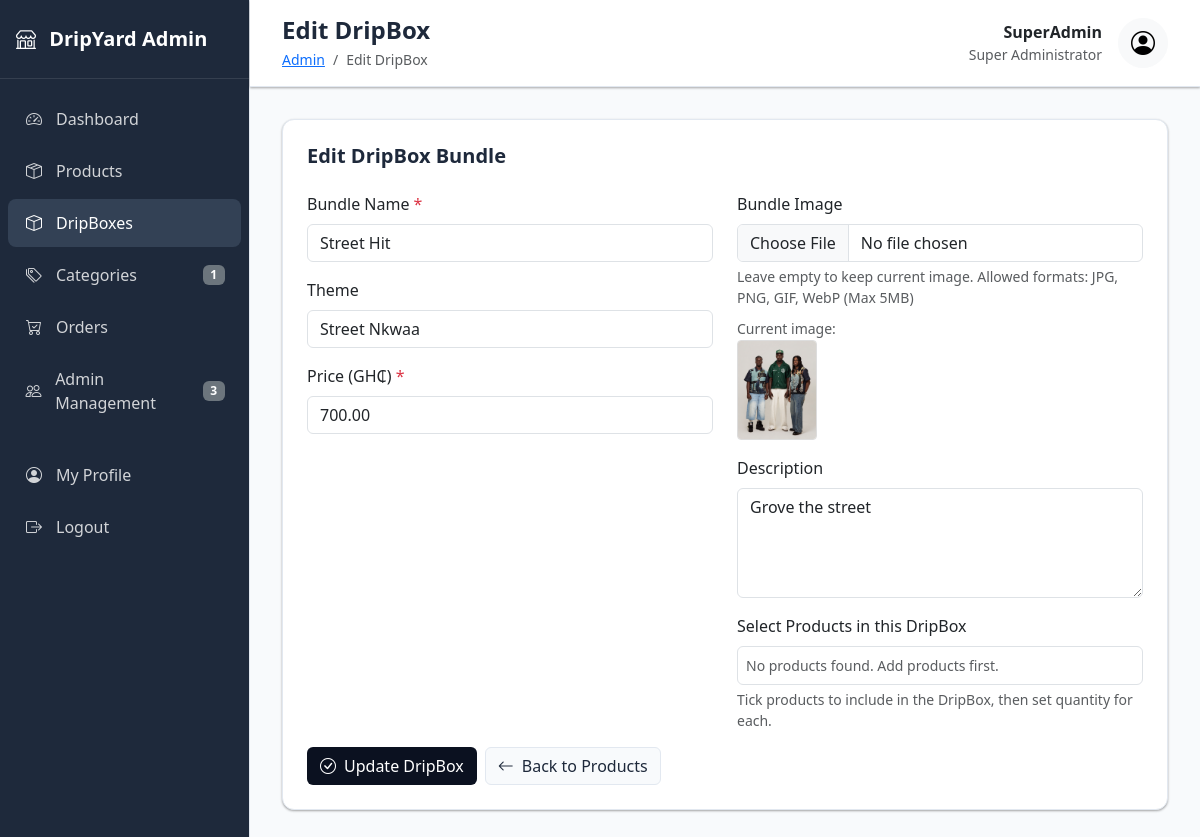
Page /admin/edit-dripbox.php?id=2 (signed in) on the committed database.
### tables this page shows
CREATE TABLE `users` (
  `id` int(10) UNSIGNED NOT NULL,
  `name` varchar(255) NOT NULL,
  `email` varchar(255) NOT NULL,
  `password` varchar(255) NOT NULL,
  `profile_image` varchar(255) DEFAULT NULL,
  `role` varchar(20) NOT NULL DEFAULT 'customer',
  `created_at` timestamp NOT NULL DEFAULT current_timestamp()
);

CREATE TABLE `sunnydripboxes` (
  `id` int(10) UNSIGNED NOT NULL,
  `name` varchar(255) NOT NULL,
  `theme` varchar(255) DEFAULT NULL,
  `description` text DEFAULT NULL,
  `price` decimal(10,2) NOT NULL,
  `image` varchar(255) DEFAULT NULL,
  `created_at` timestamp NOT NULL DEFAULT current_timestamp()
);

### backend/auth.php (called while the page is built, shortened)
<?php
function getCurrentUser(): ?array
{
    static $cachedUser = null;
    if ($cachedUser !== null) {
        return $cachedUser;
    }
    $pdo = getPDO();
    $stmt = $pdo->prepare('SELECT id, name, email, role, profile_image, created_at FROM users WHERE id = ? LIMIT 1');
    $stmt->execute([$_SESSION['user_id']]);
    $user = $stmt->fetch();
    $cachedUser = $user;
    return $cachedUser;
}
function requireAdmin() {
    $user = getCurrentUser();
}

### public/admin/edit-dripbox.php (the view, shortened to what this page needs)
<?php
$pageTitle = 'Edit DripBox';
$basePath = '../..';
require_once __DIR__ . '/../../backend/auth.php';
requireAdmin();
$pdo = getPDO();
$id = isset($_GET['id']) ? (int)$_GET['id'] : 0;
$stmt = $pdo->prepare('SELECT * FROM sunnydripboxes WHERE id = ? LIMIT 1');
$stmt->execute([$id]);
$box = $stmt->fetch();
$stmtProducts = $pdo->query('SELECT p.*, c.name AS category_name FROM products p JOIN categories c ON p.category_id = c.id ORDER BY p.created_at DESC');
$products = $stmtProducts->fetchAll();
include __DIR__ . '/../partials/admin_header.php';
?>
<div class="admin-card">
    <div class="card-body">
        <h5 class="card-title mb-4">Edit DripBox Bundle</h5>
        <form method="post" enctype="multipart/form-data">
            <div class="row">
                <div class="col-md-6">
                    <div class="mb-3">
                        <label class="form-label">Bundle Name <span class="text-danger">*</span></label>
                        <input type="text" name="box_name" class="form-control" value="<?php echo htmlspecialchars($box['name']); ?>" required>
                    </div>
                    <div class="mb-3">
                        <label class="form-label">Theme</label>
                        <input type="text" name="box_theme" class="form-control" value="<?php echo htmlspecialchars($box['theme']); ?>" placeholder="e.g., Casual Weekend">
                    </div>
                    <div class="mb-3">
                        <label class="form-label">Price (GH₵) <span class="text-danger">*</span></label>
                        <input type="number" name="box_price" class="form-control" min="0" step="0.01" value="<?php echo htmlspecialchars($box['price']); ?>" required>
                    </div>
                </div>
                <div class="col-md-6">
                    <div class="mb-3">
                        <label class="form-label">Bundle Image</label>
                        <input type="file" name="box_image" class="form-control" accept="image/*">
                        <div class="form-text">Leave empty to keep current image. Allowed formats: JPG, PNG, GIF, WebP (Max 5MB)</div>
                        <?php if ($box['image']): ?>
                            <div class="mt-2">
                                <small class="text-muted">Current image:</small><br>
                                <img src="<?php echo $basePath; ?>/assets/images/dripboxes/<?php echo htmlspecialchars($box['image']); ?>"
                                     alt="Current DripBox image" style="max-width: 100px; max-height: 100px; border: 1px solid #ddd; border-radius: 4px;">
                            </div>
                        <?php endif; ?>
                    </div>
                    <div class="mb-3">
                        <label class="form-label">Description</label>
                        <textarea name="box_description" rows="4" class="form-control" placeholder="Describe what's included in this bundle..."><?php echo htmlspecialchars($box['description']); ?></textarea>
                    </div>
                    <div class="mb-3">
                        <label class="form-label">Select Products in this DripBox</label>
                        <div class="border rounded p-2" style="max-height: 320px; overflow: auto;">
                            <?php if (empty($products)): ?>
                                <div class="text-muted small">No products found. Add products first.</div>
                            <?php endif; ?>
                        </div>
                        <div class="form-text">Tick products to include in the DripBox, then set quantity for each.</div>
                    </div>
                </div>
            </div>
            <div class="d-flex gap-2">
                <button type="submit" name="save_box" value="1" class="btn btn-admin-primary">
                    <i class="bi bi-check-circle me-2"></i>Update DripBox
                </button>
                <a href="products.php" class="btn btn-admin-secondary">
                    <i class="bi bi-arrow-left me-2"></i>Back to Products
                </a>
            </div>
        </form>
    </div>
</div>
<?php include __DIR__ . '/../partials/admin_footer.php'; ?>

### public/partials/admin_header.php (shortened to what this page needs)
<?php
require_once __DIR__ . '/../../backend/auth.php';
$currentUser = getCurrentUser();
$pdo = getPDO();
$adminStats = [
    'products' => (int)$pdo->query('SELECT COUNT(*) AS c FROM products')->fetch()['c'],
    'categories' => (int)$pdo->query('SELECT COUNT(*) AS c FROM categories')->fetch()['c'],
    'orders' => (int)$pdo->query('SELECT COUNT(*) AS c FROM orders')->fetch()['c'],
    'users' => (int)$pdo->query('SELECT COUNT(*) AS c FROM users')->fetch()['c'],
    'pending_orders' => (int)$pdo->query('SELECT COUNT(*) AS c FROM orders WHERE status = "pending"')->fetch()['c'],
];
?>
<!doctype html>
<html lang="en">
<head>
    <link href="https://cdn.jsdelivr.net/npm/bootstrap@5.3.3/dist/css/bootstrap.min.css" rel="stylesheet">
    <link href="https://cdn.jsdelivr.net/npm/bootstrap-icons@1.11.3/font/bootstrap-icons.css" rel="stylesheet">
    <link href="<?php echo $basePath; ?>/assets/css/admin.css" rel="stylesheet">
</head>
<body>
<div class="admin-wrapper">
    <div class="admin-sidebar" id="adminSidebar">
        <div class="navbar-brand">
            <i class="bi bi-shop me-2"></i>
            DripYard Admin
        </div>
        <ul class="admin-nav">
            <li class="admin-nav-item">
                <a href="<?php echo $basePath; ?>/public/admin/dashboard.php" class="admin-nav-link <?php echo basename($_SERVER['PHP_SELF']) === 'dashboard.php' ? 'active' : ''; ?>">
                    <i class="bi bi-speedometer2"></i>
                    Dashboard
                </a>
            </li>
            <li class="admin-nav-item">
                <a href="<?php echo $basePath; ?>/public/admin/products.php" class="admin-nav-link <?php echo basename($_SERVER['PHP_SELF']) === 'products.php' || basename($_SERVER['PHP_SELF']) === 'new-product.php' || basename($_SERVER['PHP_SELF']) === 'edit-product.php' ? 'active' : ''; ?>">
                    <i class="bi bi-box-seam"></i>
                    Products
                </a>
            </li>
            <li class="admin-nav-item">
                <a href="<?php echo $basePath; ?>/public/admin/dripboxes.php" class="admin-nav-link <?php echo basename($_SERVER['PHP_SELF']) === 'dripboxes.php' || basename($_SERVER['PHP_SELF']) === 'new-dripbox.php' || basename($_SERVER['PHP_SELF']) === 'edit-dripbox.php' ? 'active' : ''; ?>">
                    <i class="bi bi-box"></i>
                    DripBoxes
                </a>
            </li>
            <li class="admin-nav-item">
                <a href="<?php echo $basePath; ?>/public/admin/categories.php" class="admin-nav-link <?php echo basename($_SERVER['PHP_SELF']) === 'categories.php' ? 'active' : ''; ?>">
                    <i class="bi bi-tags"></i>
                    Categories
                    <?php if ($adminStats['categories'] > 0): ?>
                        <span class="badge bg-secondary ms-auto"><?php echo $adminStats['categories']; ?></span>
                    <?php endif; ?>
                </a>
            </li>
            <li class="admin-nav-item">
                <a href="<?php echo $basePath; ?>/public/admin/orders.php" class="admin-nav-link <?php echo basename($_SERVER['PHP_SELF']) === 'orders.php' ? 'active' : ''; ?>">
                    <i class="bi bi-cart-check"></i>
                    Orders
                </a>
            </li>
            <?php if ($currentUser['role'] === 'super_admin'): ?>
            <li class="admin-nav-item">
                <a href="<?php echo $basePath; ?>/public/admin/users.php" class="admin-nav-link <?php echo basename($_SERVER['PHP_SELF']) === 'users.php' ? 'active' : ''; ?>">
                    <i class="bi bi-people"></i>
                    Admin Management
                    <?php if ($adminStats['users'] > 0): ?>
                        <span class="badge bg-secondary ms-auto"><?php echo $adminStats['users']; ?></span>
                    <?php endif; ?>
                </a>
            </li>
            <?php endif; ?>
            <li class="admin-nav-item mt-4">
                <a href="<?php echo $basePath; ?>/public/admin/profile.php" class="admin-nav-link <?php echo basename($_SERVER['PHP_SELF']) === 'profile.php' ? 'active' : ''; ?>">
                    <i class="bi bi-person-circle"></i>
                    My Profile
                </a>
            </li>
            <li class="admin-nav-item">
                <a href="<?php echo $basePath; ?>/public/logout.php" class="admin-nav-link">
                    <i class="bi bi-box-arrow-right"></i>
                    Logout
                </a>
            </li>
        </ul>
    </div>
    <div class="admin-main">
        <div class="admin-header">
            <div class="d-flex justify-content-between align-items-center">
                <div class="d-flex align-items-center">
                    <div>
                        <h1 class="page-title mb-1"><?php echo htmlspecialchars($pageTitle ?? 'Dashboard'); ?></h1>
                        <nav aria-label="breadcrumb">
                            <ol class="breadcrumb">
                                <li class="breadcrumb-item"><a href="<?php echo $basePath; ?>/public/admin/dashboard.php">Admin</a></li>
                                <li class="breadcrumb-item active"><?php echo htmlspecialchars($pageTitle ?? 'Dashboard'); ?></li>
                            </ol>
                        </nav>
                    </div>
                </div>
                <div class="d-flex align-items-center gap-3">
                    <div class="text-end">
                        <div class="fw-semibold"><?php echo htmlspecialchars($currentUser['name']); ?></div>
                        <div class="text-muted small"><?php echo $currentUser['role'] === 'super_admin' ? 'Super Administrator' : 'Administrator'; ?></div>
                    </div>
                    <div class="dropdown">
                        <button class="btn btn-light rounded-circle" type="button" data-bs-toggle="dropdown">
                            <i class="bi bi-person-circle fs-4"></i>
                        </button>
                    </div>
                </div>
            </div>
        </div>
        <div class="admin-content">

### assets/css/admin.css (style rules this page uses)
:root { --admin-primary: #0b1120; --admin-secondary: #2563eb; --admin-success: #10b981; --admin-warning: #f59e0b; --admin-danger: #ef4444; --admin-info: #3b82f6; --admin-light: #f8fafc; --admin-dark: #1e293b; --admin-sidebar: #1e293b; --admin-sidebar-hover: #334155; --admin-border: #e2e8f0; --admin-shadow: 0 1px 3px rgba(0,0,0,0.12), 0 1px 2px rgba(0,0,0,0.24); --admin-shadow-lg: 0 10px 25px rgba(0,0,0,0.1); }
.admin-wrapper { display: flex; min-height: 100vh; background: var(--admin-light); }
.admin-sidebar { width: 250px; background: var(--admin-sidebar); border-right: 1px solid var(--admin-border); transition: all 0.3s ease; }
.admin-main { flex: 1; padding: 0; background: var(--admin-light); }
.admin-sidebar .navbar-brand { padding: 1.5rem 1rem; color: white; font-weight: 700; font-size: 1.25rem; border-bottom: 1px solid rgba(255,255,255,0.1); margin-bottom: 1rem; }
.admin-nav { list-style: none; padding: 0; margin: 0; }
.admin-nav-item { margin-bottom: 0.25rem; }
.admin-nav-link { display: flex; align-items: center; padding: 0.75rem 1rem; color: rgba(255,255,255,0.8); text-decoration: none; transition: all 0.2s ease; border-radius: 0.5rem; margin: 0 0.5rem; }
.admin-nav-link:hover, .admin-nav-link.active { background: var(--admin-sidebar-hover); color: white; text-decoration: none; }
.admin-nav-link i { margin-right: 0.75rem; width: 20px; text-align: center; }
.admin-header { background: white; border-bottom: 1px solid var(--admin-border); padding: 1rem 2rem; box-shadow: var(--admin-shadow); position: sticky; top: 0; z-index: 100; }
.admin-header .breadcrumb { background: transparent; padding: 0; margin: 0; font-size: 0.875rem; }
.admin-header .page-title { font-size: 1.5rem; font-weight: 600; color: var(--admin-dark); margin: 0; }
.admin-card { background: white; border: 1px solid var(--admin-border); border-radius: 0.75rem; box-shadow: var(--admin-shadow); transition: all 0.3s ease; }
.admin-card .card-body { padding: 1.5rem; }
.admin-card .card-title { font-weight: 600; color: var(--admin-dark); margin-bottom: 1rem; }
.btn-admin-primary { background: var(--admin-primary); color: white; }
.btn-admin-secondary { background: var(--admin-light); color: var(--admin-dark); border: 1px solid var(--admin-border); }

### public/partials/admin_header.php (style rules this page uses)
.admin-wrapper { display: flex; min-height: 100vh; }
.admin-sidebar { width: 250px; background: #1e293b; border-right: 1px solid #e2e8f0; }
.admin-main { flex: 1; }
.admin-header { background: white; border-bottom: 1px solid #e2e8f0; padding: 1rem 2rem; }
.admin-content { padding: 2rem; }

### rows in the picture
users: name "SuperAdmin"
sunnydripboxes: box_name "Street Hit", box_theme "Street Nkwaa", box_price "700.00", image (picture), box_description "Grove the street"

### other values in the picture
$adminStats['categories'] "1"
$adminStats['users'] "3"
$pageTitle "Edit DripBox"
